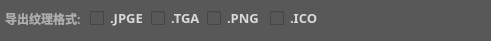
          <widget class="QFrame" name="frame_3">
           <property name="geometry">
            <rect>
             <x>10</x>
             <y>450</y>
             <width>491</width>
             <height>41</height>
            </rect>
           </property>
           <property name="styleSheet">
            <string notr="true">color: rgb(174, 174, 174);
background-color: rgb(88, 88, 88);
border-radius:5px;
</string>
           </property>
           <property name="frameShape">
            <enum>QFrame::StyledPanel</enum>
           </property>
           <property name="frameShadow">
            <enum>QFrame::Raised</enum>
           </property>
           <widget class="QCheckBox" name="checkBox_Jpge">
            <property name="geometry">
             <rect>
              <x>90</x>
              <y>10</y>
              <width>61</width>
              <height>16</height>
             </rect>
            </property>
            <property name="font">
             <font>
              <family>Bahnschrift Light</family>
              <pointsize>10</pointsize>
              <weight>75</weight>
              <bold>true</bold>
             </font>
            </property>
            <property name="styleSheet">
             <string notr="true">color: rgb(217, 217, 217);</string>
            </property>
            <property name="text">
             <string>.JPGE</string>
            </property>
           </widget>
           <widget class="QCheckBox" name="checkBox_Png">
            <property name="geometry">
             <rect>
              <x>207</x>
              <y>10</y>
              <width>51</width>
              <height>16</height>
             </rect>
            </property>
            <property name="font">
             <font>
              <family>Bahnschrift Light</family>
              <pointsize>10</pointsize>
              <weight>75</weight>
              <bold>true</bold>
             </font>
            </property>
            <property name="styleSheet">
             <string notr="true">color: rgb(217, 217, 217);</string>
            </property>
            <property name="text">
             <string>.PNG</string>
            </property>
           </widget>
           <widget class="QCheckBox" name="checkBox_Tga">
            <property name="geometry">
             <rect>
              <x>151</x>
              <y>10</y>
              <width>51</width>
              <height>16</height>
             </rect>
            </property>
            <property name="font">
             <font>
              <family>Bahnschrift Light</family>
              <pointsize>10</pointsize>
              <weight>75</weight>
              <bold>true</bold>
             </font>
            </property>
            <property name="styleSheet">
             <string notr="true">color: rgb(217, 217, 217);</string>
            </property>
            <property name="text">
             <string>.TGA</string>
            </property>
           </widget>
           <widget class="QLabel" name="label_4">
            <property name="geometry">
             <rect>
              <x>5</x>
              <y>3</y>
              <width>81</width>
              <height>31</height>
             </rect>
            </property>
            <property name="font">
             <font>
              <family>微软雅黑</family>
              <weight>75</weight>
              <bold>true</bold>
             </font>
            </property>
            <property name="text">
             <string>导出纹理格式:</string>
            </property>
           </widget>
           <widget class="QCheckBox" name="checkBox_Ico">
            <property name="geometry">
             <rect>
              <x>270</x>
              <y>10</y>
              <width>51</width>
              <height>16</height>
             </rect>
            </property>
            <property name="font">
             <font>
              <family>Bahnschrift Light</family>
              <pointsize>10</pointsize>
              <weight>75</weight>
              <bold>true</bold>
             </font>
            </property>
            <property name="styleSheet">
             <string notr="true">color: rgb(217, 217, 217);</string>
            </property>
            <property name="text">
             <string>.ICO</string>
            </property>
           </widget>
          </widget>
